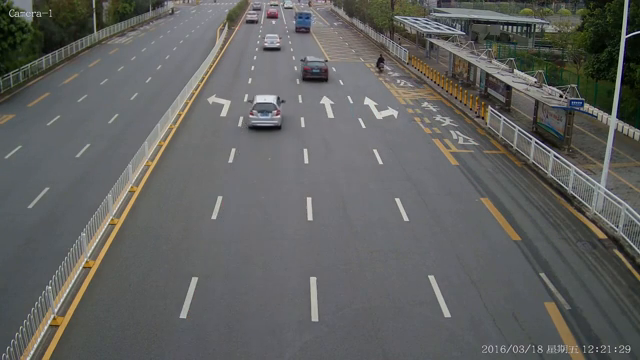
//> input picture frame 119 of Video.mp4, 640 x 360 px
$ ./main   (built with g++ and OpenCV 4)
//> lines starting //> are read from the running program, lines starting //| are printed output that depends on the picture; after the words box and inside, x2 and y2 are one past the last pixel; in counts of white or black regions, pixels touching at a corner belong together
### Visualizer.h
#pragma once

#include "TrackedObject.h"

#include <opencv2/opencv.hpp>
#include <map>

class Visualizer
{
public:

    void drawObject(
        cv::Mat& frame,
        const TrackedObject& object
    );

    void drawStatistics(
        cv::Mat& frame,
        int objectCount,
        double fps
    );

    void drawTrajectory(
        cv::Mat& frame,
        const TrackedObject& object
    );
};

### MotionAnalyzer.h
#pragma once

#include "TrackedObject.h"

class MotionAnalyzer
{
private:
    double movementThreshold;

public:
    MotionAnalyzer(double threshold = 2.0);

    void analyze(
        TrackedObject& object,
        double deltaTime
    );
};

### Tracker.h
#pragma once

#include "TrackedObject.h"

#include <vector>
#include <map>

class ObjectTracker
{
private:
    std::map<int, TrackedObject> objects;

    int nextID;

    double maxMatchDistance;
    int maxMissedFrames;

public:
    ObjectTracker(
        double maxDistance = 80.0,
        int maxMissed = 5
    );

    void update(
        const std::vector<BoundingBox>& detections
    );

    std::map<int, TrackedObject>& getObjects();
};

### MotionDetector.h
#pragma once

#include "BoundingBox.h"
#include "Frame.h"
#include <opencv2/imgproc.hpp>
#include <opencv2/opencv.hpp>
#include <opencv2/video/background_segm.hpp>
#include <vector>

class MotionDetector
{
private:
    cv::Ptr<cv::BackgroundSubtractor> backgroundSubtractor;
    int minimumArea;

public:
    MotionDetector(int minArea = 500);

    std::vector<BoundingBox> detect(const Frame& frame);
};

### TrackedObject.h
#pragma once

#include "BoundingBox.h"
#include <vector>
#include <string>

class TrackedObject
{
private:
    int id;

    BoundingBox boundingBox;

    cv::Point2f previousCentroid;
    cv::Point2f currentCentroid;

    std::vector<cv::Point2f> trajectory;

    double speed;
    double previousTimestamp;
    double currentTimestamp;

    std::string direction;
    std::string status;

    int missedFrames;

public:
    TrackedObject(int id, const BoundingBox& box, double timestamp = 0.0);

    void update(const BoundingBox& newBox, double timestamp = 0.0);
    void setMotion(double speed, const std::string& direction, const std::string& status);

    int getID() const;

    BoundingBox getBoundingBox() const;

    cv::Point2f getCurrentCentroid() const;

    cv::Point2f getPreviousCentroid() const;

    double getSpeed() const;
    double getDeltaTime() const;

    std::string getDirection() const;

    std::string getStatus() const;

    const std::vector<cv::Point2f>& getTrajectory() const;

    int getMissedFrames() const;

    void incrementMissedFrames();
    void resetMissedFrames();
};

### BoundingBox.h
#pragma once

#include <opencv2/opencv.hpp>

class BoundingBox
{
private:
    int x;
    int y;
    int width;
    int height;

public:
    BoundingBox();
    BoundingBox(int x, int y, int width, int height);

    int getX() const;
    int getY() const;
    int getWidth() const;
    int getHeight() const;

    cv::Point2f getCentroid() const;
    int getArea() const;

    cv::Rect getRect() const;

    // Operator overloading
    BoundingBox operator+(const cv::Point2f& offset) const;
    BoundingBox operator-(const cv::Point2f& offset) const;
};

### Frame.h
#pragma once

#include <opencv2/opencv.hpp>

class Frame
{
private:
    cv::Mat image;
    int frameNumber;
    double timestamp;

public:
    Frame();

    Frame(const cv::Mat& img, int number, double time);

    cv::Mat getImage() const;

    int getFrameNumber() const;

    double getTimestamp() const;
};

### MotionAnalyzer.cpp
#include "MotionAnalyzer.h"

#include <cmath>

MotionAnalyzer::MotionAnalyzer(double threshold)
{
    movementThreshold = threshold;
}

// [51 lines left out: function analyze, not called in this run]

### Tracker.cpp
#include "Tracker.h"

#include <cmath>
#include <limits>

ObjectTracker::ObjectTracker(double maxDistance, int maxMissed)
{
    nextID = 1;
    maxMatchDistance = maxDistance;
    maxMissedFrames = maxMissed;
}
// [49 lines left out: function update, not called in this run]
std::map<int, TrackedObject>& ObjectTracker::getObjects(){
    return objects;
}

### MotionDetector.cpp
#include "MotionDetector.h"
#include <opencv2/geometry.hpp>
#include <opencv2/imgproc.hpp>
MotionDetector::MotionDetector(int minArea)
{
//> further down, image is the input picture: 360 rows x 640 cols, CV_8UC3; mean B, G, R 96.2, 97.8, 97.2
    minimumArea = minArea;

    backgroundSubtractor = cv::createBackgroundSubtractorMOG2();
}

std::vector<BoundingBox>
MotionDetector::detect(const Frame& frame)
{
    std::vector<BoundingBox> detections;
    const cv::Mat image = frame.getImage();
    if (image.empty() || minimumArea <= 0 || backgroundSubtractor.empty())
        return detections;

    cv::Mat foregroundMask;

    backgroundSubtractor->apply(image, foregroundMask);
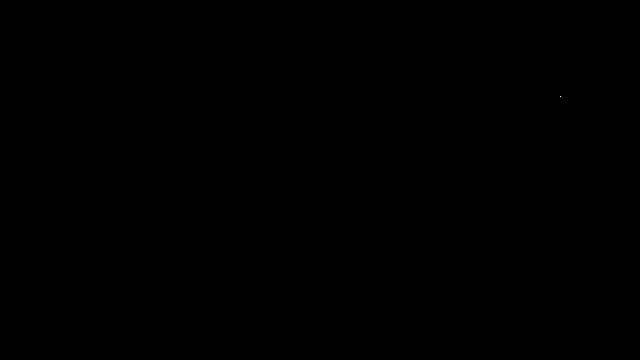
//> foregroundMask: 360 rows x 640 cols, CV_8UC1; values 127 (black) and 255 (white), 0% white in thin lines or dots, all inside (x1, y1, x2, y2) = (560, 96, 561, 97)
    // Remove noise
    cv::threshold(foregroundMask,foregroundMask,200,255,cv::THRESH_BINARY);
    cv::Mat kernel = cv::getStructuringElement(cv::MORPH_RECT,cv::Size(5, 5));
    cv::morphologyEx(foregroundMask, foregroundMask, cv::MORPH_OPEN, kernel);
//> foregroundMask: 360 rows x 640 cols, CV_8UC1; every value is 0
    cv::morphologyEx(foregroundMask, foregroundMask, cv::MORPH_CLOSE, kernel);
    std::vector<std::vector<cv::Point>> contours;
    cv::findContours(foregroundMask,contours,cv::RETR_EXTERNAL,cv::CHAIN_APPROX_SIMPLE);
//> contours = 0 contours
    for (const auto& contour : contours)
    {
        double area = cv::contourArea(contour);
        if (area < minimumArea)
            continue;
        cv::Rect rect = cv::boundingRect(contour);
        BoundingBox box(rect.x,rect.y,rect.width,rect.height);

        detections.push_back(box);
    }
//> this loop made 0 passes
//> after the loop, detections = 0 items

    return detections;
}

### Frame.cpp
#include "Frame.h"

// [5 lines left out: function Frame, not called in this run]

Frame::Frame(const cv::Mat& img, int number, double time)
{
    image = img.clone();
    frameNumber = number;
    timestamp = time;
}

cv::Mat Frame::getImage() const
{
    return image;
}

// [9 lines left out: functions getFrameNumber, getTimestamp, not called in this run]

### main.cpp
#include <opencv2/opencv.hpp>
#include <algorithm>
#include <cmath>
#include <iostream>
#include <filesystem>

#include "Frame.h"
#include "BoundingBox.h"
#include "TrackedObject.h"
#include "MotionDetector.h"
#include "Tracker.h"
#include "MotionAnalyzer.h"
#include "Visualizer.h"

int main(int argc, char** argv)
{
    const std::filesystem::path videoPath = argc > 1
        ? std::filesystem::path(argv[1])
        : std::filesystem::path("Video.mp4");
    cv::VideoCapture video(videoPath.string());
    if (!video.isOpened())
    {
        std::cerr << "Could not open video: " << videoPath.string() << '\n';
        return -1;
    }
    MotionDetector detector(500);
    ObjectTracker tracker(80.0,5);
    MotionAnalyzer analyzer(2.0);
    Visualizer visualizer;
    int frameNumber = 0;
    const std::string windowName = "Object Tracking Engine";
    //constexpr- constant expression
    constexpr int maxDisplayWidth = 1280;
    constexpr int maxDisplayHeight = 720;
    bool displayWindowSized = false;
    cv::namedWindow(windowName, cv::WINDOW_NORMAL | cv::WINDOW_KEEPRATIO);

    while (true){
        cv::Mat image;
        if (!video.read(image))
            break;
        if (image.empty())
            break;
        frameNumber++;
        // Create Frame object
        double timestamp = video.get(cv::CAP_PROP_POS_MSEC) / 1000.0;
        Frame frame(image,frameNumber,timestamp);
        // 1. Detect moving objects and returns list of boxes
        std::vector<BoundingBox> detections =detector.detect(frame);
//> detections = 0 items
        // 2. Updates the Tracked objects
        tracker.update(detections, timestamp);
//> (this line was passed over: update is not available in this run)
        // 3. Analyze and visualize
        for (auto& pair : tracker.getObjects()){
            TrackedObject& object =pair.second;
            analyzer.analyze(object, object.getDeltaTime());
            visualizer.drawObject(image,object);
            visualizer.drawTrajectory(image,object);
            std::cout << "frame=" << frameNumber
                      << " id=" << object.getID()
                      << " x=" << object.getCurrentCentroid().x
                      << " y=" << object.getCurrentCentroid().y
                      << " speed_px_s=" << object.getSpeed()
                      << " direction=" << object.getDirection()
                      << " status=" << object.getStatus()
                      << " missed=" << object.getMissedFrames() << '\n';
        }
        // 4. Display
        const double displayScale = std::min({
            1.0,
            static_cast<double>(maxDisplayWidth) / image.cols,
            static_cast<double>(maxDisplayHeight) / image.rows
        });
//> displayScale = 1
        cv::Mat displayImage;
        if (displayScale < 1.0)
            cv::resize(image, displayImage, cv::Size(), displayScale, displayScale, cv::INTER_AREA);
        else
            displayImage = image;

        if (!displayWindowSized)
        {
            cv::resizeWindow(windowName, displayImage.cols, displayImage.rows);
            displayWindowSized = true;
        }
        cv::imshow(windowName, displayImage);
        // Press Q to quit
        if (cv::waitKey(1) == 'q')
//> the 'q' key is pressed
            break;
    }
    video.release();
    cv::destroyAllWindows();
    return 0;
}
